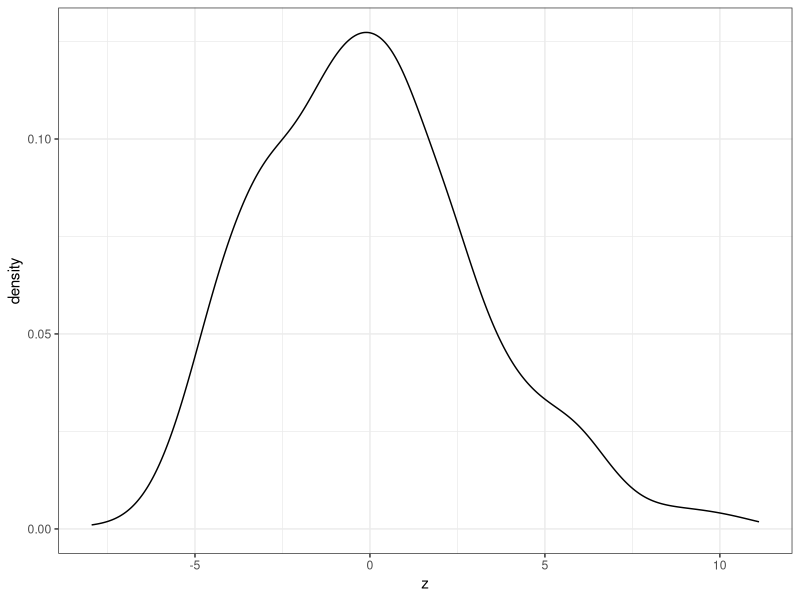
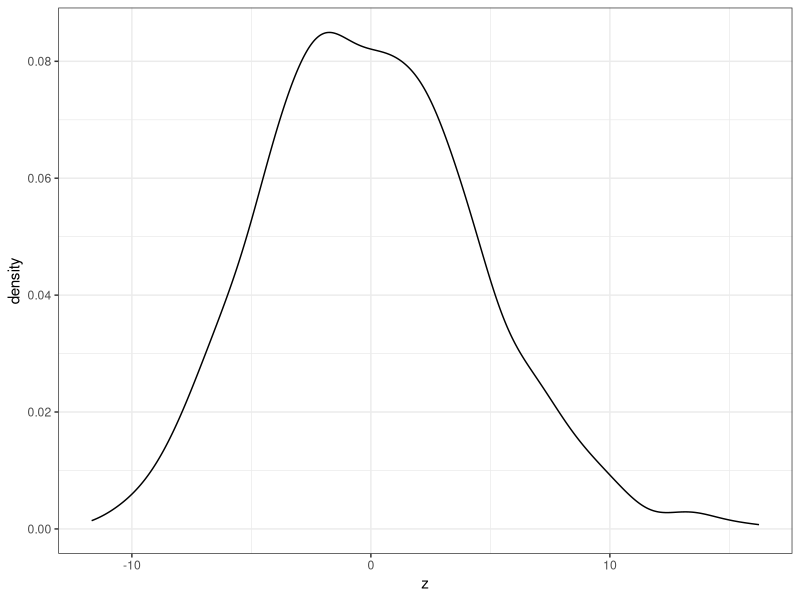
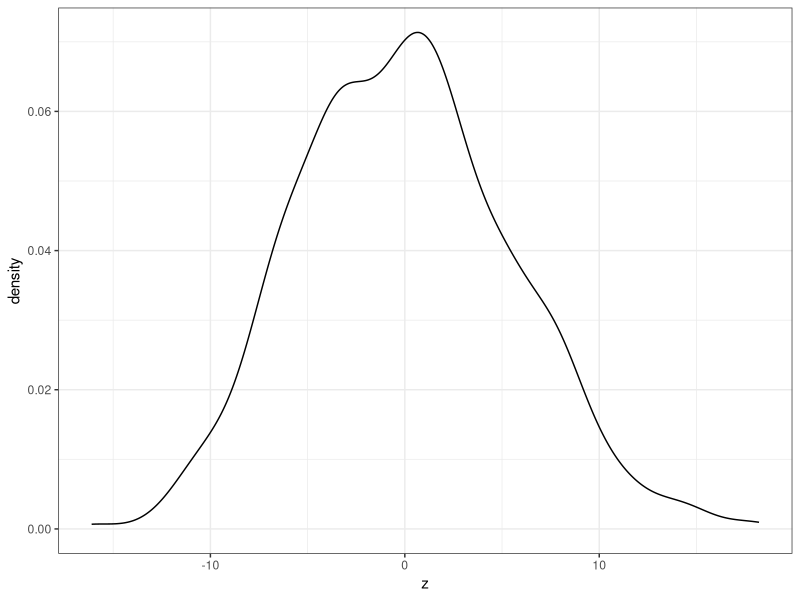
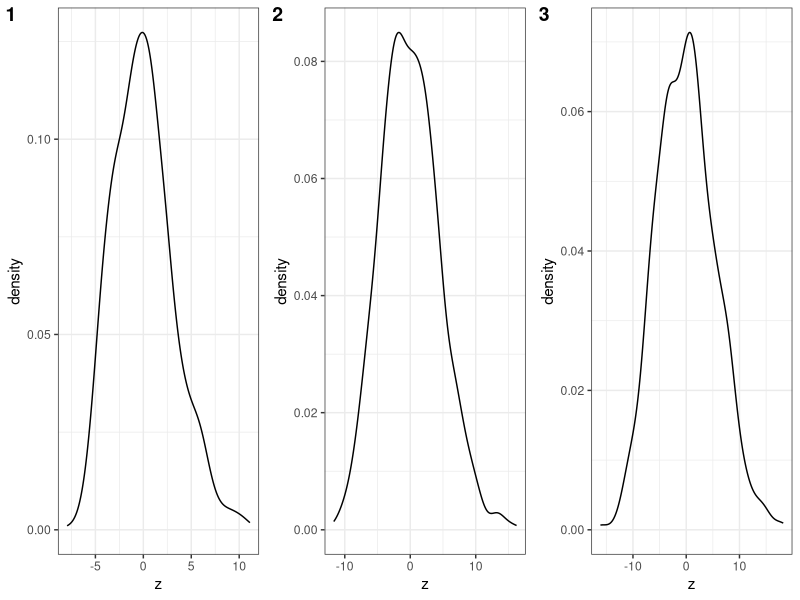

Generate these figures, in order, with R:
## ---- chunk 1
knitr::opts_chunk$set(echo = FALSE)
library(tidyverse)
library(ggpubr)
## ---- chunk 2
set.seed(24)
k = 1.67
n = 10
theta = 49.98
x_bar = numeric(1000)
s = numeric(1000)
for (i in 1:1000) {
  sample = rgamma(n, shape = k, scale = theta)
  x_bar[i] = mean(sample)
  s[i] = sd(sample)
}
mean(x_bar)
sd(x_bar)
z = (x_bar - mean(x_bar))/(sd(x_bar)/sqrt(n))
df = data.frame(z = z)
## ---- chunk 3
density1 = ggplot(df, aes(x = z)) + geom_density() + theme_bw()
density1
## ---- chunk 4
# Calculate s1 and s2 when n = 10
s1_1 = sum((x_bar-mean(x_bar))^2)/1000 * n; s1_1
s2_1 = sum(s^2)/1000; s2_1
## ---- chunk 5
set.seed(24)
n = 20
x_bar2 = numeric(1000)
s2 = numeric(1000)
for (i in 1:1000) {
  sample = rgamma(n, shape = k, scale = theta)
  x_bar2[i] = mean(sample)
  s2[i] = sd(sample)
}
mean(x_bar2)
sd(x_bar2)
z2 = (x_bar2 - mean(x_bar2))/(sd(x_bar2)/sqrt(n))
df2 = data.frame(z = z2)
## ---- chunk 6
density2 = ggplot(df2, aes(x = z)) + geom_density() + theme_bw()
density2
## ---- chunk 7
s1_2 = sum((x_bar2-mean(x_bar2))^2)/1000 * n; s1_2
s2_2 = sum(s2^2)/1000; s2_2
## ---- chunk 8
set.seed(24)
n = 30
x_bar3 = numeric(1000)
s3 = numeric(1000)
for (i in 1:1000) {
  sample = rgamma(n, shape = k, scale = theta)
  x_bar3[i] = mean(sample)
  s3[i] = sd(sample)
}
mean(x_bar3); 
sd(x_bar3)
z3 = (x_bar3 - mean(x_bar3))/(sd(x_bar3)/sqrt(n))
df3 = data.frame(z = z3)
## ---- chunk 9
density3 = ggplot(df3, aes(x = z)) + geom_density() + theme_bw()
density3
ggarrange(density1, density2, density3,
          labels = c(1, 2, 3),
          ncol = 3, nrow = 1)
## ---- chunk 10
s1_3 = sum((x_bar3-mean(x_bar3))^2)/1000 * n; s1_3
s2_3 = sum(s3^2)/1000; s2_3
## ---- chunk 11
s1 = c(s1_1, s1_2, s1_3)
s2 = c(s2_1, s2_2, s2_3)
compare = data.frame(s1, s2)
theoretical = k*theta^2
theoretical
compare$'s1-true' = s1 - theoretical
compare$'s2-true' = s2 - theoretical
compare %>% knitr::kable()
